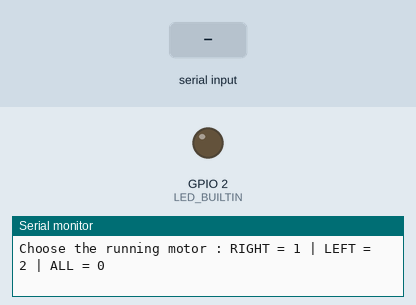
Bench run of a sketch on a simulated ESP32. On the bench: output pins drawn as LEDs (lit = HIGH), the last lines printed to the serial monitor. The inputs (shaded band) are chosen by the test bench.

Above: at 3.8 s.
3.9 s: "90,45,200\n" received over Serial
5.4 s: "30,150,10\n" received over Serial
6.9 s: "90,45\n" received over Serial
8.4 s: "30,150\n" received over Serial
At 9.0 s:
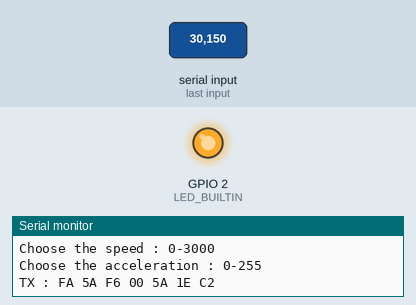
Timing chart, 0 to 10.9 s (numbered marks = the images above; inputs shaded):
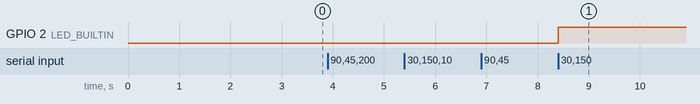

Measured:
- after the input at 8.4 s, GPIO 2 (LED_BUILTIN): LOW → HIGH at once

The sketch:

cmde_vit_broadcast.ino
```cpp
#define RXD2 16
#define TXD2 17

uint8_t txBuffer[20];

uint16_t runSpeed = 0;
uint8_t runDir = 0;
uint8_t sAddr = 0;  // adresse 0 = broadcast
uint8_t accel = 0;
uint8_t emStop = 0;

uint8_t getCheckSum(uint8_t *buffer, uint8_t len);
void speedModeRun(uint8_t slaveAddr, uint8_t dir, uint16_t speed, uint8_t acc);

void setup() {
  pinMode(LED_BUILTIN, OUTPUT);
  digitalWrite(LED_BUILTIN, LOW);

  Serial.begin(38400);                           // sniff USB
  Serial2.begin(38400, SERIAL_8N1, RXD2, TXD2);  // bus moteurs

  delay(3000);

  Serial.println("Choose the running motor : RIGHT = 1 | LEFT = 2 | ALL = 0");
  while (Serial.available() == 0)
    ;                                            //attend une entrée
  sAddr = Serial.parseInt();                     //recupere l'entrée du serial monitor
  while (Serial.available() > 0) Serial.read();  //vide le Serial.available()

  Serial.println("Choose the direction : FORWARD = 0 | BACKWARD = 1");
  while (Serial.available() == 0)
    ;
  runDir = Serial.parseInt();
  while (Serial.available() > 0) Serial.read();

  Serial.println("Choose the speed : 0-3000");
  while (Serial.available() == 0)
    ;
  runSpeed = Serial.parseInt();
  while (Serial.available() > 0) Serial.read();

  Serial.println("Choose the acceleration : 0-255");
  while (Serial.available() == 0)
    ;
  accel = Serial.parseInt();
  while (Serial.available() > 0) Serial.read();
}

void loop() {
  if (emStop == 1) {
    stopComm();
  } else {
    speedModeRun(sAddr, runDir, runSpeed, accel);  // STEEL BALL RUN
    digitalWrite(LED_BUILTIN, digitalRead(LED_BUILTIN) ^ 1);
  }
  /*-------------- test allers retours
  runSpeed += 100;

  if(runSpeed > 300)
  {
    runSpeed = 0;
    runDir ^= 1;
  }
*/
  while (Serial.available() == 0);
  emStop = Serial.parseInt();
  while (Serial.available() > 0) Serial.read();

  delay(3000);
}


/*--------------------------------*/
/* Commande vitesse mode broadcast*/
/*--------------------------------*/

void speedModeRun(uint8_t slaveAddr, uint8_t dir, uint16_t speed, uint8_t acc)  //speed : 1-3000 , dir : 0-1, acc : 0-255
{
  //-----------------------------------------
  txBuffer[0] = 0xFA;                                // header
  txBuffer[1] = slaveAddr;                           // adresse (0 = broadcast)
  txBuffer[2] = 0xF6;                                // fonction speed mode
  txBuffer[3] = (dir << 7) | ((speed >> 8) & 0x0F);  //le dernier bit est la direction et les 4 premiers sont la vitesse (avec le 5eme octet)
  txBuffer[4] = speed & 0xFF;                        // vitesse (avec les 4 premiers bits de l'octet 4)
  txBuffer[5] = acc;                                 //acceleration 0-255
  txBuffer[6] = getCheckSum(txBuffer, 6);
  //-----------------------------------------

  Serial.print("TX : ");

  for (int i = 0; i < 7; i++) {
    Serial.printf("%02X ", txBuffer[i]);
  }

  Serial.println();

  Serial2.write(txBuffer, 7);
}

void moveModeRun(uint8_t slaveAddr, uint8_t dir, uint16_t speed, uint8_t acc)  //speed : 1-3000 , dir : 0-1, acc : 0-255
{
  //-----------------------------------------
  txBuffer[0] = 0xFA;                                // header
  txBuffer[1] = slaveAddr;                           // adresse (0 = broadcast)
  txBuffer[2] = 0xF6;                                // fonction speed mode
  txBuffer[3] = (dir << 7) | ((speed >> 8) & 0x0F);  //le dernier bit est la direction et les 4 premiers sont la vitesse (avec le 5eme octet)
  txBuffer[4] = speed & 0xFF;                        // vitesse (avec les 4 premiers bits de l'octet 4)
  txBuffer[5] = acc;                                 //acceleration 0-255
  txBuffer[6] = getCheckSum(txBuffer, 6);
  //-----------------------------------------

  Serial.print("TX : ");

  for (int i = 0; i < 7; i++) {
    Serial.printf("%02X ", txBuffer[i]);
  }

  Serial.println();

  Serial2.write(txBuffer, 7);
}

void stopComm() {
  //-----------------------------------------
  txBuffer[0] = 0xFA;
  txBuffer[1] = 0;
  txBuffer[2] = 0xF6;
  txBuffer[3] = 0;
  txBuffer[4] = 0;
  txBuffer[5] = 2;  //si acc = 0 les moteurs s'arretent immédiatement, en mettant 4 ils vont décélérer d'abord
  txBuffer[6] = getCheckSum(txBuffer, 6);
  //-----------------------------------------

  Serial.print("TX : ");

  for (int i = 0; i < 7; i++) {
    Serial.printf("%02X ", txBuffer[i]);
  }

  Serial.println();

  Serial2.write(txBuffer, 7);
}

/*---------------------------*/
/* Calcul checksum           */
/*---------------------------*/

uint8_t getCheckSum(uint8_t *buffer, uint8_t size) {
  uint16_t sum = 0;

  for (uint8_t i = 0; i < size; i++) {
    sum += buffer[i];
  }

  return (sum & 0xFF);
}
```
